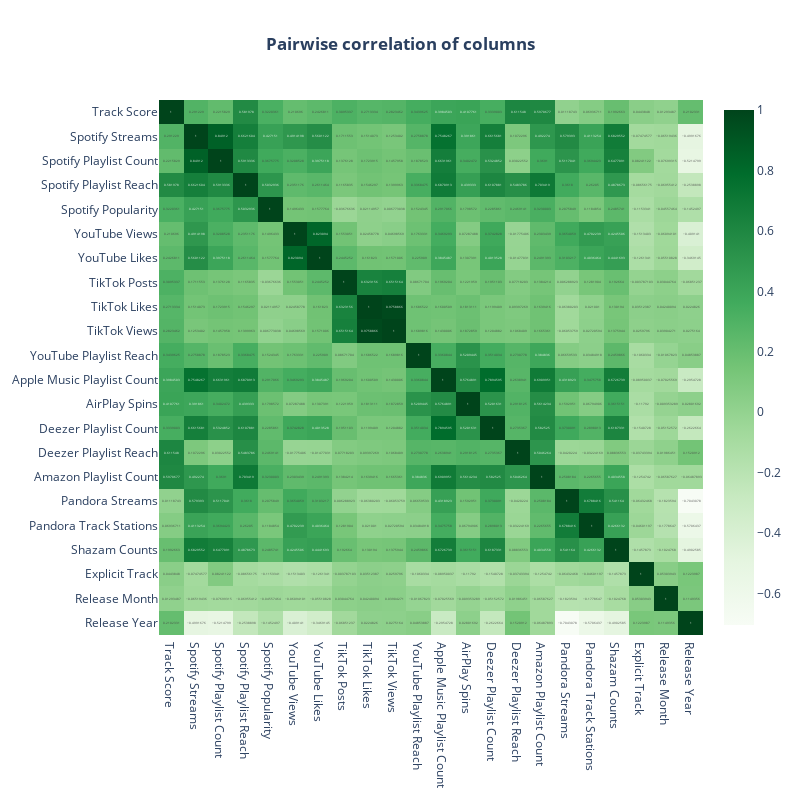

The cell this chart's notebook holds for it:
### Code cell
import plotly.express as px

# 确保 numerical_cols 是 DataFrame，而不是 list
numerical_cols = df.select_dtypes(include=['number'])  # 选择所有数值型列

fig = px.imshow(
    numerical_cols.corr(),  # 计算数值型列的相关性矩阵
    text_auto=True,  # 在热图的格子里显示相关性数值
    height=800,  # 设置图的高度（800 像素）
    width=800,  # 设置图的宽度（800 像素）
    color_continuous_scale=px.colors.sequential.Greens,  # 颜色映射使用绿色
    aspect='auto',  # 自动调整图像的长宽比
    title='<b>Pairwise correlation of columns'  # 设置标题
)

fig.update_layout(title_x=0.5)  # 让标题居中
fig.show()  # 显示图像

### Figure 1 — Plotly figure (JSON) as saved in the notebook; plotly's stock layout.template omitted (floating-point values rounded to 4 significant figures; data arrays with more than 128 entries replaced by an {"elided": "..."} marker saying what was removed)
{"data": [{"coloraxis": "coloraxis", "hovertemplate": "x: %{x}<br>y: %{y}<br>color: %{z}<extra></extra>", "name": "0", "texttemplate": "%{z}", "type": "heatmap", "x": ["Track Score", "Spotify Streams", "Spotify Playlist Count", "Spotify Playlist Reach", "Spotify Popularity", "YouTube Views", "YouTube Likes", "TikTok Posts", "TikTok Likes", "TikTok Views", "YouTube Playlist Reach", "Apple Music Playlist Count", "AirPlay Spins", "Deezer Playlist Count", "Deezer Playlist Reach", "Amazon Playlist Count", "Pandora Streams", "Pandora Track Stations", "Shazam Counts", "Explicit Track", "Release Month", "Release Year"], "xaxis": "x", "y": ["Track Score", "Spotify Streams", "Spotify Playlist Count", "Spotify Playlist Reach", "Spotify Popularity", "YouTube Views", "YouTube Likes", "TikTok Posts", "TikTok Likes", "TikTok Views", "YouTube Playlist Reach", "Apple Music Playlist Count", "AirPlay Spins", "Deezer Playlist Count", "Deezer Playlist Reach", "Amazon Playlist Count", "Pandora Streams", "Pandora Track Stations", "Shazam Counts", "Explicit Track", "Release Month", "Release Year"], "yaxis": "y", "z": {"elided": "22x22 float values"}}], "layout": {"coloraxis": {"colorscale": [[0, "rgb(247,252,245)"], [0.125, "rgb(229,245,224)"], [0.25, "rgb(199,233,192)"], [0.375, "rgb(161,217,155)"], [0.5, "rgb(116,196,118)"], [0.625, "rgb(65,171,93)"], [0.75, "rgb(35,139,69)"], [0.875, "rgb(0,109,44)"], [1, "rgb(0,68,27)"]]}, "height": 800, "title": {"text": "<b>Pairwise correlation of columns", "x": 0.5}, "width": 800, "xaxis": {"anchor": "y", "domain": [0, 1]}, "yaxis": {"anchor": "x", "autorange": "reversed", "domain": [0, 1]}}}
